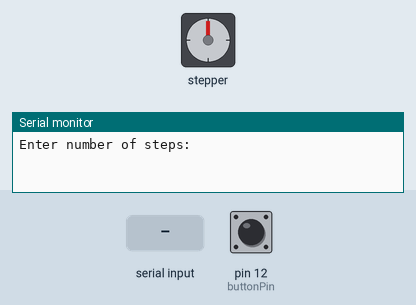
A sketch run on a simulated Arduino Uno, built with avr-gcc and run on an emulated ATmega328P. On the bench: stepper motor, the last lines printed to the serial monitor. Wiring (inferred from the names in the program): stepper motor driver (200 steps per turn assumed): step pin 9; direction pin 8. The test bench sets the inputs (shaded band); at power-on: pin 12 (buttonPin) LOW.

Above: at 0.9 s.
1.0 s: "90,45\n" received over Serial
2.5 s: pin 12 (buttonPin) pulled HIGH for 0.15 s
At 3.3 s:
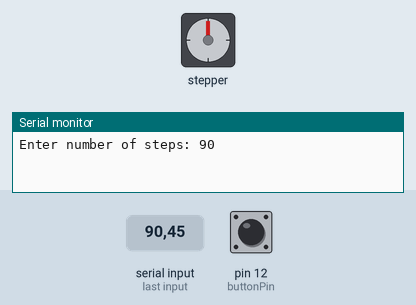
5.6 s: pin 12 (buttonPin) pulled HIGH for 3.2 s
At 9.1 s:
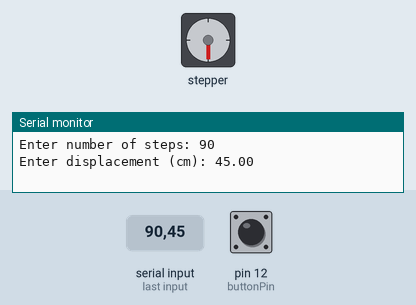
11.8 s: pin 12 (buttonPin) pulled HIGH for 3.2 s
Timing chart, 0 to 21.2 s (numbered marks = the images above; inputs shaded):
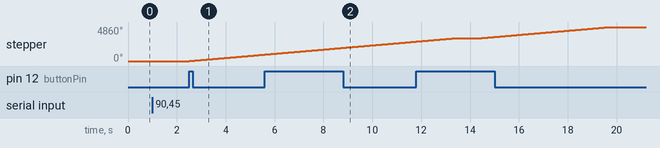

The sketch:

Pulse_displacement_calibration.ino
```cpp
const int stepPin = 9;
const int dirPin = 8;
const int switchPin = 13;
const int buttonPin = 12;

int step_size; //user input
int num_steps; //user input
int step_delay; //user input, usets stepper motor speed
float displacement; //user input

void setup() {
  Serial.begin(9600);

  pinMode(stepPin,OUTPUT);
  pinMode(dirPin,OUTPUT);

  pinMode(switchPin,INPUT);
  pinMode(buttonPin, INPUT);

  Serial.print("\n");
  Serial.print("\n");

  /*Serial.print("Enter step size: ");

  while(Serial.available() == 0){}
  step_size = Serial.parseInt();

  Serial.println(step_size); */

  while(Serial.available() > 0){
  Serial.read(); }

  Serial.print("Enter number of steps: ");

  while(Serial.available() == 0){}
  num_steps = Serial.parseInt();

  Serial.println(num_steps);

  while(Serial.available() > 0){
  Serial.read();}

 /* Serial.print("Enter step delay: ");

  while(Serial.available() == 0){}
  step_delay = Serial.parseInt();

  Serial.println(step_delay);

  while(Serial.available() > 0){
  Serial.read();}*/
}


void loop() {

 while(digitalRead(buttonPin) == 0) {}

 int step_size = 10;
 int step_delay = 3000;
 int dir_var = HIGH;  //dir_var = HIGH -> clockwise, up; dir_var = LOW -> counterclockwise, down
 digitalWrite(dirPin,dir_var); // Enables the motor to move according to dir_var value


  for (int i = 0; i < num_steps; i++) {

    //this loop executes a single step

    for(int x = 0; x < step_size; x++) {

    digitalWrite(stepPin,HIGH);
    delayMicroseconds(step_delay); //this sets rotational speed; if too low, motor doesn't have enough torque
    digitalWrite(stepPin,LOW);
    delayMicroseconds(step_delay);

    }

  }
 Serial.print("Enter displacement (cm): ");

 while(Serial.available() == 0){}
 displacement = Serial.parseFloat();

 Serial.println(displacement);


  }
```

Measured:
- after the input at 2.5 s, stepper: keeps turning clockwise at about 300°/s, starting at once
